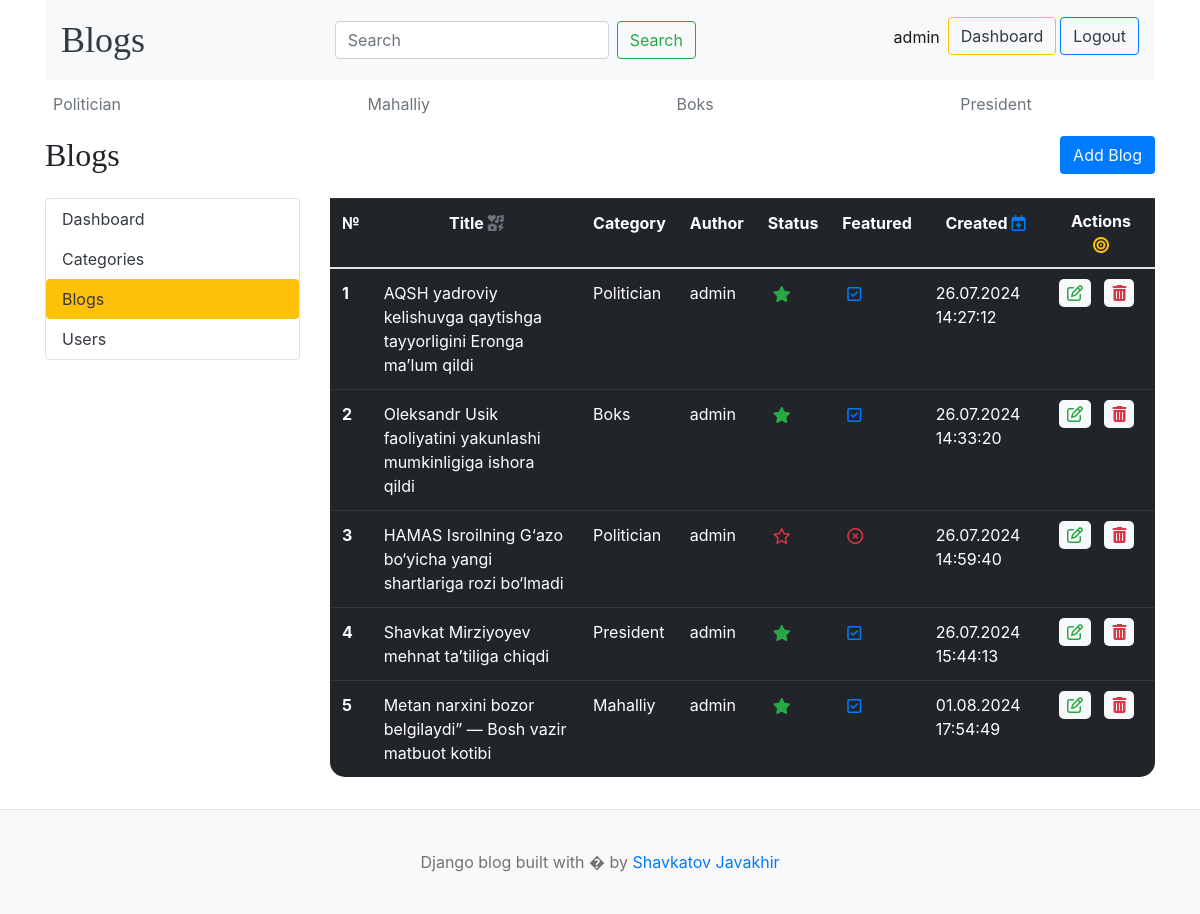
The page /dashboard/blogs/ (signed in) on the database its author committed.
### blogs/models.py (models this page shows, shortened)
class Category(models.Model):
    name = models.CharField(max_length=255)
    created_at = models.DateTimeField(auto_now_add=True)
    updated_at = models.DateTimeField(auto_now=True)
    def __str__(self):
        return self.name
    class Meta:
        verbose_name_plural = 'Categories'
        verbose_name = 'Category'

class Blog(models.Model):
    title = models.CharField(max_length=200)
    slug = models.SlugField(unique=True, null=False)
    category = models.ForeignKey(Category, null=True, blank=True, on_delete=models.SET_NULL)
    author = models.ForeignKey(User, null=True, on_delete=models.SET_NULL)
    is_featured = models.BooleanField(default=False)
    featured_image = models.ImageField(upload_to='uploads/%Y/%m/%d')
    short_description = models.TextField(null=True)
    words = models.TextField(blank=True, null=True)
    body = models.TextField(blank=True)
    status = models.IntegerField(default=0, choices=STATUS_CHOICES, null=False)
    created_at = models.DateTimeField(auto_now_add=True)
    updated_at = models.DateTimeField(auto_now=True)
    class Meta:
        verbose_name_plural = "Blogs"
        verbose_name = "Blog"

### dashboardapp/views.py (the view)
# urls.py: path('blogs/', dashboard_blogs, name="dashboard_blogs"),
@login_required(login_url='login')
def dashboard_blogs(request):
    blogs = Blog.objects.all()
    context = {
        "blogs": blogs,
    }
    return render(request, "dashboard_blogs.html", context)

### blogs/context_processor.py (called while the page is built)
def header(req):
    category = Category.objects.all()
    context = {
        'categories': category
    }
    return context

def get_about(request):
    about = About.objects.all()
    links = Social_links.objects.all()
    telegram = links.get(name='Telegram')
    context = {
        'about': about,
        'links': links,
        'telegram': telegram
        }
    return context

### dashboardapp/templates/dashboard_blogs.html (shortened to what this page needs)
{% extends 'header.html' %} {% load static %} {% block content %}
<div class="row">
<div class="col-3">
  <h2>Blogs</h2>
</div>
<div class="col-9 text-right">
  <a href="{% url 'add_blog' %}" class="btn bg-primary text-light">Add Blog</a>
</div>
</div>
<div class="row my-3">
  {% include 'left_side.html' %}
  <div class="col-9">
    <table
      class="table table-dark table-hover"
      style="border-radius: 0 0 15px 15px"
    >
      <tr class="text-center">
        <th scope="col">№</th>
        <th scope="col">Title <i class="text-secondary fa-solid fa-icons"></i></th>
        <th scope="col">Category</th>
        <th scope="col">Author</th>
        <th scope="col">Status</th>
        <th scope="col">Featured</th>
        <th scope="col">Created <i class="fa-regular fa-calendar-plus text-primary"></i></th>
        <th scope="col" style="padding: 10px 22px;">Actions <i class="text-warning fa-solid fa-bullseye"></i></th>
      </tr>
      <tbody>
        {% for blog in blogs %}
        <tr class="text-left">
          <th scope="row">{{forloop.counter}}</th>
          <td>{{blog.title}}</td>
          <td>{{blog.category}}</td>
          <td>{{blog.author}}</td>
          <td>{% if blog.status == 1 %} <i class="text-success fa-solid fa-star" style="border-radius: 5px; padding: 5px;"></i> {% else %} <i class="text-danger fa-regular fa-star" style="border-radius: 5px; padding: 5px;"></i>{% endif %}</td>
          <td>{% if blog.is_featured == True %} <i class="text-primary fa-regular fa-square-check" style="border-radius: 5px; padding: 5px;"></i>{% else %}<i class="text-danger fa-regular fa-circle-xmark" style="border-radius: 5px; padding: 5px;"></i>{% endif %}</td>
          <td>{{blog.created_at|date:'d.m.Y H:i:s'}}</td>
          <td>
            <a href="{% url 'edit_blog' blog.id %}" class="text-success bg-light p-1 px-2" style="border-radius: 5px; padding: 5px;"
              ><i class="fa-regular fa-pen-to-square"></i></a
            >&nbsp;&nbsp;
            <a href="{% url 'delete_blog' blog.id %}" class="text-danger bg-light p-1 px-2" style="border-radius: 5px; padding: 5px;"
              ><i class="fa-solid fa-trash-can"></i
            ></a>
          </td>
        </tr>
        {% endfor %}
      </tbody>
    </table>
  </div>
</div>
{% endblock %}

### templates/header.html (shortened to what this page needs)
{% load static %}
<!DOCTYPE html>
<html lang="en">
<head>
    <link href="https://getbootstrap.com/docs/4.0/dist/css/bootstrap.min.css" rel="stylesheet">
    <link href="{% static 'css/blog.css' %}" rel="stylesheet">
  </head>
<body>
  <div class="container">
<nav class="navbar navbar-expand-lg navbar-light bg-light">
  <a class="navbar-brand mr-auto blog-header-logo text-dark" href="{% url 'blogs' %}">Blogs</a>
  <div class="collapse navbar-collapse" id="navbarSupportedContent">
    <form class="form-inline my-2 my-lg-0 ml-auto" action="{% url 'search' %}" method="get">
      {% if user.is_authenticated %}
      <input class="form-control mr-sm-2" type="search" name="keyword" value="{{keyword}}" placeholder="Search" aria-label="Search">
      <button class="btn btn-outline-success my-2 my-sm-0" type="submit">Search</button>
      {% endif %}
    </form>
    <ul class="navbar-nav ml-auto">
    {% if user.is_authenticated %}
      <li class="nav-item active">
        <a class="nav-link" href="#">{{user}} <span class="sr-only">(current)</span></a>
      </li>
      <li class="nav-item mr-1 mb-2">
        <a href="{% url 'dashboard' %}" class="btn btn-outline-warning text-dark">Dashboard</a>
      </li>
      <li class="nav-item">
        <a href="{% url 'logout' %}" class="btn btn-outline-primary text-dark">Logout</a>
      </li>
      {% endif %}
    </ul>
  </div>
</nav>
      <div class="nav-scroller py-1 mb-2">
        <nav class="nav d-flex justify-content-between">
          {% if user.is_authenticated %}
          {% for category in categories %}
          <a class="p-2 text-muted" href="{% url 'posts_by_category' category.id %}">{{category.name}}</a>
          {% endfor %}
          {% endif %}
        </nav>
      </div>
    {% block content %}
    {% endblock %}
    </div>
<footer class="blog-footer">
  <p>Django blog built with � by <a href="{{telegram.link}}" target="_blank">Shavkatov Javakhir</a></p>
</footer>
</body>
</html>

### blog/static/css/blog.css (style rules this page uses)
.blog-header-logo { font-family: "Playfair Display", Georgia, "Times New Roman", serif; font-size: 2.25rem; }
h1, h2, h3, h4, h5, h6 { font-family: "Playfair Display", Georgia, "Times New Roman", serif; }
.blog-footer { padding: 2.5rem 0; color: #727272; text-align: center; background-color: #f9f9f9; border-top: .05rem solid #e5e5e5; }
.blog-footer p:last-child { margin-bottom: 0; }

### rows shown on the page
Category: name "Politician"
Category: name "Mahalliy"
Category: name "Boks"
Category: name "President"
Blog: title "AQSH yadroviy kelishuvga qaytishga tayyorligini Eronga ma’lum qildi", category "Politician", author "admin", status 1 (drawn), is_featured True (drawn), created_at "26.07.2024 14:27:12"
Blog: title "Oleksandr Usik faoliyatini yakunlashi mumkinligiga ishora qildi", category "Boks", author "admin", status 1 (drawn), is_featured True (drawn), created_at "26.07.2024 14:33:20"
Blog: title "HAMAS Isroilning G‘azo bo‘yicha yangi shartlariga rozi bo‘lmadi", category "Politician", author "admin", status 0 (drawn), is_featured False (drawn), created_at "26.07.2024 14:59:40"
Blog: title "Shavkat Mirziyoyev mehnat ta’tiliga chiqdi", category "President", author "admin", status 1 (drawn), is_featured True (drawn), created_at "26.07.2024 15:44:13"
Blog: title "Metan narxini bozor belgilaydi” — Bosh vazir matbuot kotibi", category "Mahalliy", author "admin", status 1 (drawn), is_featured True (drawn), created_at "01.08.2024 17:54:49"

### other values the page prints
{{ user }} "admin"
